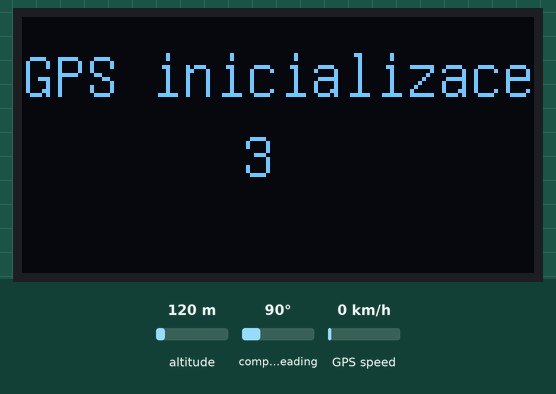
Recording of a sketch running on a simulated Arduino Uno, built with avr-gcc and run on an emulated ATmega328P. Parts: 128×64 one-colour display. The inputs (shaded band) are chosen by the test bench; at power-on: altitude 120 m, compass heading 90°, GPS speed 0 km/h. Storage starts empty; the GPS gets a fix after 3 s at 37.7749, -122.4194 with 8 satellites.

Above: at 3.6 s.
At 6.1 s:
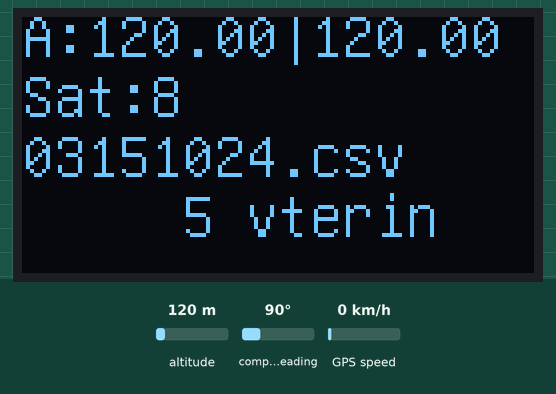
At 11.6 s:
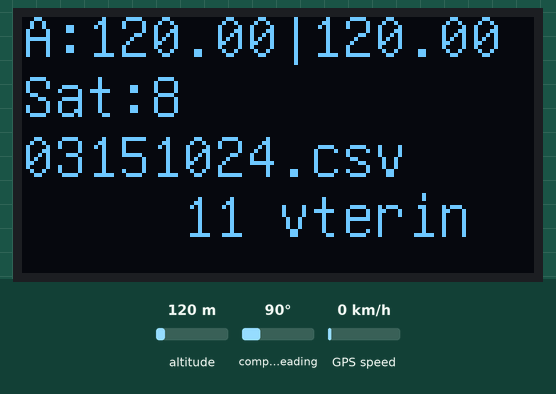
At 17.1 s:
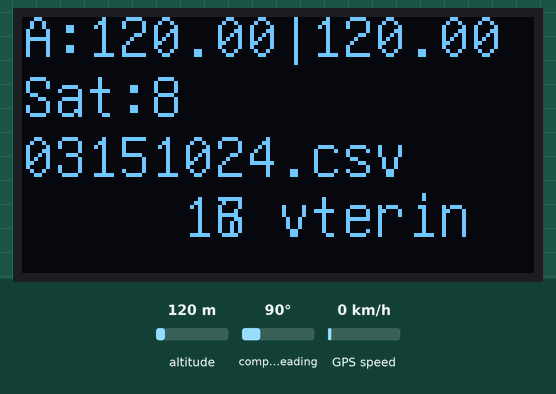
At 22.7 s:
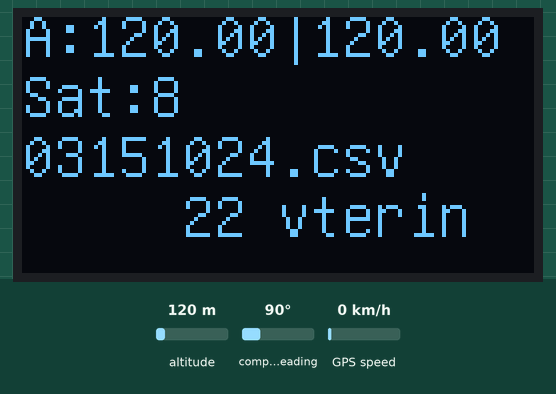
At 33.8 s:
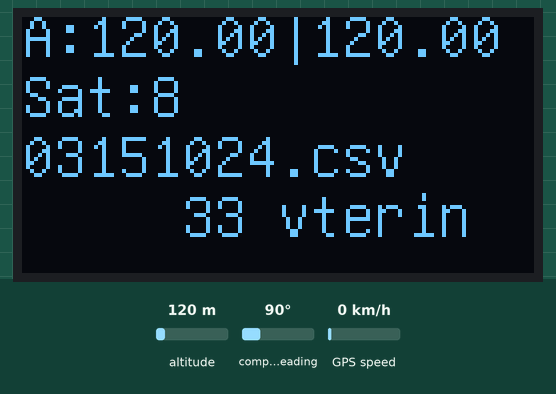

Measured:
- what the display in image 0 shows lasts 2.4 s, from 3.6 s to 6.0 s
- what the display in image 1 shows lasts 5.6 s, from 6.0 s to 11.6 s

The sketch:

arduino.ino
```cpp
#include <SPI.h>
#include <SD.h>
#include <SoftwareSerial.h>
#include <TinyGPS.h>
#include "U8glib.h"

U8GLIB_SSD1306_128X64 odisplay(U8G_I2C_OPT_NONE);

TinyGPS gps;
SoftwareSerial GPSSerial(5, 6);

File file;
int const pinCS = 10;

String fileName = "null.csv";

unsigned long lastDraw = millis();


bool parseFileName();

float maxAlt = 0;
float altCal = 99999;

bool displayData = true;

void setup() {
  GPSSerial.begin(9600);

  if (!SD.begin(pinCS))
  {
    odisplay.firstPage();
    do {
      odisplay.setFont(u8g_font_unifont);
      odisplay.setPrintPos(35, 20);
      odisplay.print("SD KARTA");
      odisplay.setPrintPos(35, 40);
      odisplay.print("SELHALA");
    } while ( odisplay.nextPage() );

    while (1) {
      delay(1000);
    }
  }


  while (!parseFileName()) {
    odisplay.firstPage();
    do {
      odisplay.setFont(u8g_font_unifont);
      odisplay.setPrintPos(0, 20);
      odisplay.print("GPS inicializace");
      odisplay.setPrintPos(55, 40);
      odisplay.print(millis() / 1000);
    } while ( odisplay.nextPage() );
  }

  file = SD.open(fileName, FILE_WRITE);
  if (file)
  {
    file.print("lat");
    file.print(";");
    file.print("lon");
    file.print(";");
    file.print("altitude");
    file.print(";");
    file.print("speed");
    file.print(";");
    file.print("satelites");
    file.print(";");
    file.print("time");
    file.print("\n");

    file.close();
  }

}


bool parseFileName() {
  if (handleGPSData()) {
    float x;
    unsigned long stariDat;
    int rok;
    byte mesic, den, hodina, minuta, y;
    gps.f_get_position(&x, &x, &stariDat);
    gps.crack_datetime(&rok, &mesic, &den, &hodina, &minuta, &y, &y, &stariDat);

    if (stariDat != TinyGPS::GPS_INVALID_AGE) {
      char datumCas[13];
      sprintf(datumCas, "%02d%02d%02d%02d.csv", mesic, den, hodina, minuta);
      fileName = String(datumCas);
      return true;
    }
  }
  return false;
}


bool handleGPSData() {
  bool gpsDataReady = false;

  for (unsigned long now = millis(); millis() - now < 1000;) {
    while (GPSSerial.available()) {
      char c = GPSSerial.read();
      //Serial.write(c);
      if (gps.encode(c)) {
        gpsDataReady = true;
      }
    }

  }
  return gpsDataReady;
}


void reDrawDisplay(float altitude, unsigned short satelites) {

  if (altitude > altCal + 60 ) {
    if (displayData) {
      displayData = false;
      odisplay.firstPage();
      do {
      } while ( odisplay.nextPage() );
    }
    return;
  }

  displayData = true;
  odisplay.firstPage();
  do {
    odisplay.setFont(u8g_font_unifont);

    odisplay.setPrintPos(0, 10);
    odisplay.print("A:");
    odisplay.print(altitude);
    odisplay.print("|");
    odisplay.print(maxAlt);

    odisplay.setPrintPos(0, 25);
    odisplay.print("Sat:");
    odisplay.print(satelites);

    odisplay.setPrintPos(0, 40);
    odisplay.print(fileName);

    odisplay.setPrintPos(40, 55);
    odisplay.print(millis() / 1000);
    odisplay.print(" vterin");
  } while ( odisplay.nextPage() );
}

void writeGPSData() {

  float lat, lon;
  unsigned long age;
  int year;
  byte month, day, hour, minute, second, setinaSekundy;

  gps.f_get_position(&lat, &lon, &age);

  file = SD.open(fileName, FILE_WRITE);
  gps.crack_datetime(&year, &month, &day, &hour, &minute, &second, &setinaSekundy, &age);

  char time[9];

  if (age != TinyGPS::GPS_INVALID_AGE) {
    sprintf(time, "%02d:%02d:%02d", hour, minute, second);
  }

  if (file)
  {
    lat == TinyGPS::GPS_INVALID_F_ANGLE ? 0.0 : lat, 6;
    lon == TinyGPS::GPS_INVALID_F_ANGLE ? 0.0 : lon, 6;

    file.print(lat * 1000);
    file.print(";");
    file.print(lon * 1000);
    file.print(";");
    file.print(gps.f_altitude() == TinyGPS::GPS_INVALID_F_ALTITUDE ? 0 : gps.f_altitude());
    file.print(";");
    file.print(gps.f_speed_kmph() == TinyGPS::GPS_INVALID_F_SPEED ? 0 : gps.f_speed_kmph());
    file.print(";");
    file.print(gps.satellites() == TinyGPS::GPS_INVALID_SATELLITES ? 0 : gps.satellites());
    file.print(";");
    file.print(time);
    file.print("\n");

    file.close();
  }


  if ((millis() / 1000) > 60 && altCal == 99999) {
    altCal = (gps.f_altitude() == TinyGPS::GPS_INVALID_F_ALTITUDE ? 0 : gps.f_altitude());
  }

  if (maxAlt < (gps.f_altitude() == TinyGPS::GPS_INVALID_F_ALTITUDE ? 0 : gps.f_altitude()) ) {
    maxAlt = gps.f_altitude() == TinyGPS::GPS_INVALID_F_ALTITUDE ? 0 : gps.f_altitude();
  }


  if (millis() - lastDraw > 5000)
  {
    lastDraw = millis();
    reDrawDisplay(gps.f_altitude() == TinyGPS::GPS_INVALID_F_ALTITUDE ? 0 : gps.f_altitude(),
                  gps.satellites() == TinyGPS::GPS_INVALID_SATELLITES ? 0 : gps.satellites() );
  }

}


void loop(void) {
  if (handleGPSData()) {


    writeGPSData();

  }
}
```
